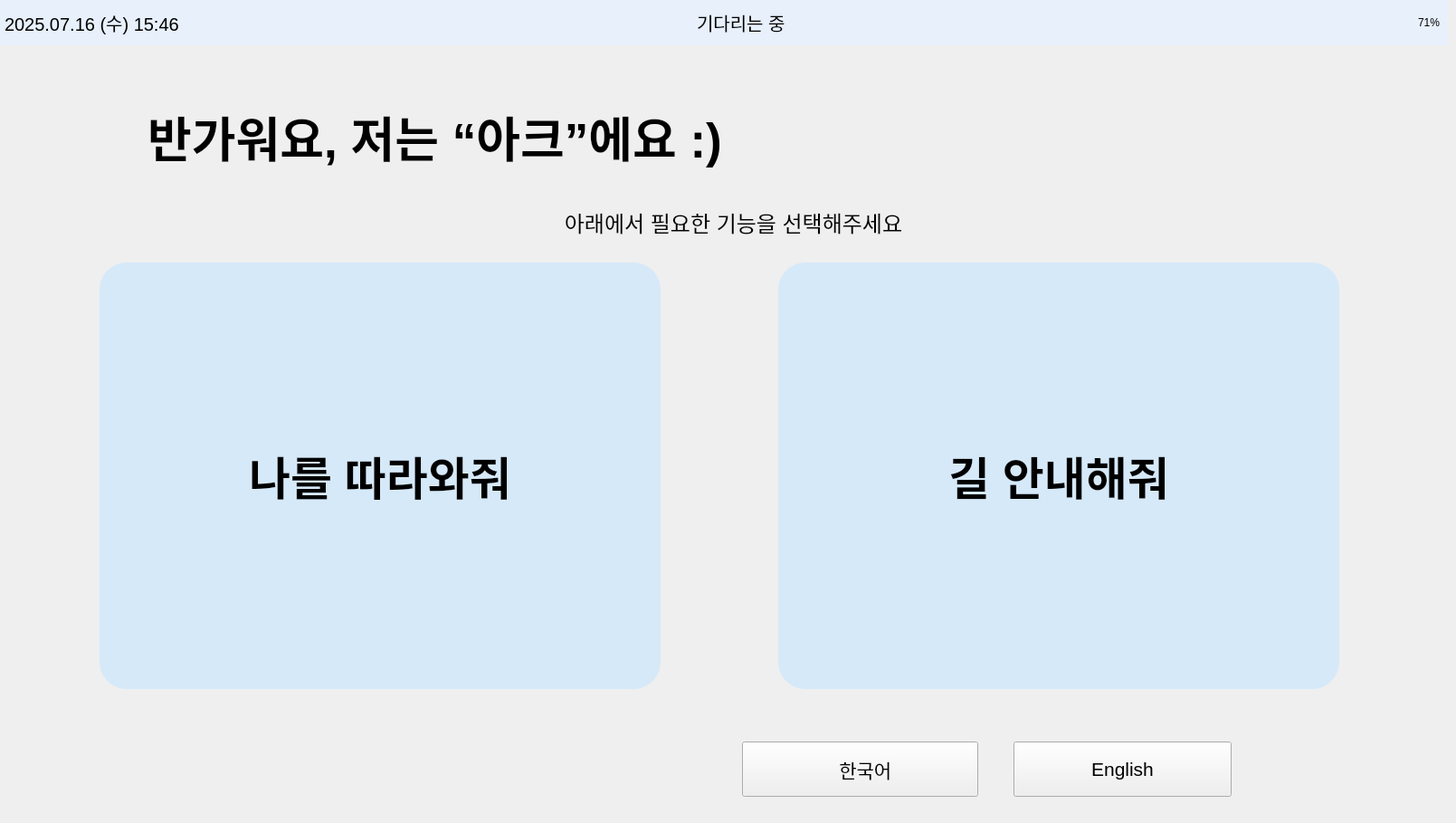
    <widget class="QWidget" name="page_main">
     <widget class="QFrame" name="topbar">
      <property name="geometry">
       <rect>
        <x>0</x>
        <y>0</y>
        <width>1600</width>
        <height>50</height>
       </rect>
      </property>
      <property name="palette">
       <palette>
        <active>
         <colorrole role="Button">
          <brush brushstyle="SolidPattern">
           <color alpha="255">
            <red>231</red>
            <green>240</green>
            <blue>251</blue>
           </color>
          </brush>
         </colorrole>
         <colorrole role="Base">
          <brush brushstyle="SolidPattern">
           <color alpha="255">
            <red>231</red>
            <green>240</green>
            <blue>251</blue>
           </color>
          </brush>
         </colorrole>
         <colorrole role="Window">
          <brush brushstyle="SolidPattern">
           <color alpha="255">
            <red>231</red>
            <green>240</green>
            <blue>251</blue>
           </color>
          </brush>
         </colorrole>
        </active>
        <inactive>
         <colorrole role="Button">
          <brush brushstyle="SolidPattern">
           <color alpha="255">
            <red>231</red>
            <green>240</green>
            <blue>251</blue>
           </color>
          </brush>
         </colorrole>
         <colorrole role="Base">
          <brush brushstyle="SolidPattern">
           <color alpha="255">
            <red>231</red>
            <green>240</green>
            <blue>251</blue>
           </color>
          </brush>
         </colorrole>
         <colorrole role="Window">
          <brush brushstyle="SolidPattern">
           <color alpha="255">
            <red>231</red>
            <green>240</green>
            <blue>251</blue>
           </color>
          </brush>
         </colorrole>
        </inactive>
        <disabled>
         <colorrole role="Button">
          <brush brushstyle="SolidPattern">
           <color alpha="255">
            <red>231</red>
            <green>240</green>
            <blue>251</blue>
           </color>
          </brush>
         </colorrole>
         <colorrole role="Base">
          <brush brushstyle="SolidPattern">
           <color alpha="255">
            <red>231</red>
            <green>240</green>
            <blue>251</blue>
           </color>
          </brush>
         </colorrole>
         <colorrole role="Window">
          <brush brushstyle="SolidPattern">
           <color alpha="255">
            <red>231</red>
            <green>240</green>
            <blue>251</blue>
           </color>
          </brush>
         </colorrole>
        </disabled>
       </palette>
      </property>
      <property name="styleSheet">
       <string>background-color: #e7f0fb;</string>
      </property>
      <widget class="QLabel" name="label_datetime1">
       <property name="geometry">
        <rect>
         <x>5</x>
         <y>0</y>
         <width>331</width>
         <height>50</height>
        </rect>
       </property>
       <property name="font">
        <font>
         <pointsize>15</pointsize>
        </font>
       </property>
       <property name="text">
        <string>2025.07.16 (수) 15:46</string>
       </property>
      </widget>
      <widget class="QLabel" name="label_battery1">
       <property name="geometry">
        <rect>
         <x>1470</x>
         <y>0</y>
         <width>121</width>
         <height>50</height>
        </rect>
       </property>
       <property name="text">
        <string>71%</string>
       </property>
       <property name="alignment">
        <set>Qt::AlignRight|Qt::AlignTrailing|Qt::AlignVCenter</set>
       </property>
      </widget>
      <widget class="QLabel" name="label_status1">
       <property name="geometry">
        <rect>
         <x>770</x>
         <y>0</y>
         <width>141</width>
         <height>50</height>
        </rect>
       </property>
       <property name="font">
        <font>
         <pointsize>15</pointsize>
         <weight>50</weight>
         <bold>false</bold>
        </font>
       </property>
       <property name="text">
        <string>기다리는 중</string>
       </property>
      </widget>
      <widget class="QLabel" name="label_image1">
       <property name="geometry">
        <rect>
         <x>690</x>
         <y>0</y>
         <width>71</width>
         <height>50</height>
        </rect>
       </property>
       <property name="text">
        <string/>
       </property>
       <property name="pixmap">
        <pixmap>icon/기다리는중.png</pixmap>
       </property>
       <property name="scaledContents">
        <bool>true</bool>
       </property>
      </widget>
     </widget>
     <widget class="QLabel" name="label_greeting1">
      <property name="geometry">
       <rect>
        <x>-20</x>
        <y>60</y>
        <width>1001</width>
        <height>181</height>
       </rect>
      </property>
      <property name="font">
       <font>
        <pointsize>40</pointsize>
        <weight>75</weight>
        <bold>true</bold>
       </font>
      </property>
      <property name="text">
       <string>반가워요, 저는 “아크”에요 :)</string>
      </property>
      <property name="alignment">
       <set>Qt::AlignCenter</set>
      </property>
     </widget>
     <widget class="QLabel" name="label_instruction1">
      <property name="geometry">
       <rect>
        <x>470</x>
        <y>220</y>
        <width>681</width>
        <height>51</height>
       </rect>
      </property>
      <property name="font">
       <font>
        <pointsize>18</pointsize>
       </font>
      </property>
      <property name="text">
       <string>아래에서 필요한 기능을 선택해주세요</string>
      </property>
      <property name="alignment">
       <set>Qt::AlignCenter</set>
      </property>
     </widget>
     <widget class="QPushButton" name="btn_follow1">
      <property name="geometry">
       <rect>
        <x>110</x>
        <y>290</y>
        <width>620</width>
        <height>471</height>
       </rect>
      </property>
      <property name="palette">
       <palette>
        <active>
         <colorrole role="WindowText">
          <brush brushstyle="SolidPattern">
           <color alpha="255">
            <red>0</red>
            <green>0</green>
            <blue>0</blue>
           </color>
          </brush>
         </colorrole>
         <colorrole role="Button">
          <brush brushstyle="SolidPattern">
           <color alpha="255">
            <red>214</red>
            <green>233</green>
            <blue>249</blue>
           </color>
          </brush>
         </colorrole>
         <colorrole role="Light">
          <brush brushstyle="SolidPattern">
           <color alpha="255">
            <red>255</red>
            <green>255</green>
            <blue>255</blue>
           </color>
          </brush>
         </colorrole>
         <colorrole role="Midlight">
          <brush brushstyle="SolidPattern">
           <color alpha="255">
            <red>219</red>
            <green>234</green>
            <blue>246</blue>
           </color>
          </brush>
         </colorrole>
         <colorrole role="Dark">
          <brush brushstyle="SolidPattern">
           <color alpha="255">
            <red>91</red>
            <green>107</green>
            <blue>119</blue>
           </color>
          </brush>
         </colorrole>
         <colorrole role="Mid">
          <brush brushstyle="SolidPattern">
           <color alpha="255">
            <red>122</red>
            <green>142</green>
            <blue>159</blue>
           </color>
          </brush>
         </colorrole>
         <colorrole role="Text">
          <brush brushstyle="SolidPattern">
           <color alpha="255">
            <red>0</red>
            <green>0</green>
            <blue>0</blue>
           </color>
          </brush>
         </colorrole>
         <colorrole role="BrightText">
          <brush brushstyle="SolidPattern">
           <color alpha="255">
            <red>255</red>
            <green>255</green>
            <blue>255</blue>
           </color>
          </brush>
         </colorrole>
         <colorrole role="ButtonText">
          <brush brushstyle="SolidPattern">
           <color alpha="255">
            <red>0</red>
            <green>0</green>
            <blue>0</blue>
           </color>
          </brush>
         </colorrole>
         <colorrole role="Base">
          <brush brushstyle="SolidPattern">
           <color alpha="255">
            <red>214</red>
            <green>233</green>
            <blue>249</blue>
           </color>
          </brush>
         </colorrole>
         <colorrole role="Window">
          <brush brushstyle="SolidPattern">
           <color alpha="255">
            <red>214</red>
            <green>233</green>
            <blue>249</blue>
           </color>
          </brush>
         </colorrole>
         <colorrole role="Shadow">
          <brush brushstyle="SolidPattern">
           <color alpha="255">
            <red>0</red>
            <green>0</green>
            <blue>0</blue>
           </color>
          </brush>
         </colorrole>
         <colorrole role="AlternateBase">
          <brush brushstyle="SolidPattern">
           <color alpha="255">
            <red>219</red>
            <green>234</green>
            <blue>246</blue>
           </color>
          </brush>
         </colorrole>
         <colorrole role="ToolTipBase">
          <brush brushstyle="SolidPattern">
           <color alpha="255">
            <red>255</red>
            <green>255</green>
            <blue>220</blue>
           </color>
          </brush>
         </colorrole>
         <colorrole role="ToolTipText">
          <brush brushstyle="SolidPattern">
           <color alpha="255">
            <red>0</red>
            <green>0</green>
            <blue>0</blue>
           </color>
          </brush>
         </colorrole>
         <colorrole role="PlaceholderText">
          <brush brushstyle="SolidPattern">
           <color alpha="128">
            <red>0</red>
            <green>0</green>
            <blue>0</blue>
           </color>
          </brush>
         </colorrole>
        </active>
        <inactive>
         <colorrole role="WindowText">
          <brush brushstyle="SolidPattern">
           <color alpha="255">
            <red>0</red>
            <green>0</green>
            <blue>0</blue>
           </color>
          </brush>
         </colorrole>
         <colorrole role="Button">
          <brush brushstyle="SolidPattern">
           <color alpha="255">
            <red>214</red>
            <green>233</green>
            <blue>249</blue>
           </color>
          </brush>
         </colorrole>
         <colorrole role="Light">
          <brush brushstyle="SolidPattern">
           <color alpha="255">
            <red>255</red>
            <green>255</green>
            <blue>255</blue>
           </color>
          </brush>
         </colorrole>
         <colorrole role="Midlight">
          <brush brushstyle="SolidPattern">
           <color alpha="255">
            <red>219</red>
            <green>234</green>
            <blue>246</blue>
           </color>
          </brush>
         </colorrole>
         <colorrole role="Dark">
          <brush brushstyle="SolidPattern">
           <color alpha="255">
            <red>91</red>
            <green>107</green>
            <blue>119</blue>
           </color>
          </brush>
         </colorrole>
         <colorrole role="Mid">
          <brush brushstyle="SolidPattern">
           <color alpha="255">
            <red>122</red>
            <green>142</green>
            <blue>159</blue>
           </color>
          </brush>
         </colorrole>
         <colorrole role="Text">
          <brush brushstyle="SolidPattern">
           <color alpha="255">
            <red>0</red>
            <green>0</green>
            <blue>0</blue>
           </color>
          </brush>
         </colorrole>
         <colorrole role="BrightText">
          <brush brushstyle="SolidPattern">
           <color alpha="255">
            <red>255</red>
            <green>255</green>
            <blue>255</blue>
           </color>
          </brush>
         </colorrole>
         <colorrole role="ButtonText">
          <brush brushstyle="SolidPattern">
           <color alpha="255">
            <red>0</red>
            <green>0</green>
            <blue>0</blue>
           </color>
          </brush>
         </colorrole>
         <colorrole role="Base">
          <brush brushstyle="SolidPattern">
           <color alpha="255">
            <red>214</red>
            <green>233</green>
            <blue>249</blue>
           </color>
          </brush>
         </colorrole>
         <colorrole role="Window">
          <brush brushstyle="SolidPattern">
           <color alpha="255">
            <red>214</red>
            <green>233</green>
            <blue>249</blue>
           </color>
          </brush>
         </colorrole>
         <colorrole role="Shadow">
          <brush brushstyle="SolidPattern">
           <color alpha="255">
            <red>0</red>
            <green>0</green>
            <blue>0</blue>
           </color>
          </brush>
         </colorrole>
         <colorrole role="AlternateBase">
          <brush brushstyle="SolidPattern">
           <color alpha="255">
            <red>219</red>
            <green>234</green>
            <blue>246</blue>
           </color>
          </brush>
         </colorrole>
         <colorrole role="ToolTipBase">
          <brush brushstyle="SolidPattern">
           <color alpha="255">
            <red>255</red>
            <green>255</green>
            <blue>220</blue>
           </color>
          </brush>
         </colorrole>
         <colorrole role="ToolTipText">
          <brush brushstyle="SolidPattern">
           <color alpha="255">
            <red>0</red>
            <green>0</green>
            <blue>0</blue>
           </color>
          </brush>
         </colorrole>
         <colorrole role="PlaceholderText">
          <brush brushstyle="SolidPattern">
           <color alpha="128">
            <red>0</red>
            <green>0</green>
            <blue>0</blue>
           </color>
          </brush>
         </colorrole>
        </inactive>
        <disabled>
         <colorrole role="WindowText">
          <brush brushstyle="SolidPattern">
           <color alpha="255">
            <red>91</red>
            <green>107</green>
            <blue>119</blue>
           </color>
          </brush>
         </colorrole>
         <colorrole role="Button">
          <brush brushstyle="SolidPattern">
           <color alpha="255">
            <red>214</red>
            <green>233</green>
            <blue>249</blue>
           </color>
          </brush>
         </colorrole>
         <colorrole role="Light">
          <brush brushstyle="SolidPattern">
           <color alpha="255">
            <red>255</red>
            <green>255</green>
            <blue>255</blue>
           </color>
          </brush>
         </colorrole>
         <colorrole role="Midlight">
          <brush brushstyle="SolidPattern">
           <color alpha="255">
            <red>219</red>
            <green>234</green>
            <blue>246</blue>
           </color>
          </brush>
         </colorrole>
         <colorrole role="Dark">
          <brush brushstyle="SolidPattern">
           <color alpha="255">
            <red>91</red>
            <green>107</green>
            <blue>119</blue>
           </color>
          </brush>
         </colorrole>
         <colorrole role="Mid">
          <brush brushstyle="SolidPattern">
           <color alpha="255">
            <red>122</red>
            <green>142</green>
            <blue>159</blue>
           </color>
          </brush>
         </colorrole>
         <colorrole role="Text">
          <brush brushstyle="SolidPattern">
           <color alpha="255">
            <red>91</red>
            <green>107</green>
            <blue>119</blue>
           </color>
          </brush>
         </colorrole>
         <colorrole role="BrightText">
          <brush brushstyle="SolidPattern">
           <color alpha="255">
            <red>255</red>
            <green>255</green>
            <blue>255</blue>
           </color>
          </brush>
         </colorrole>
         <colorrole role="ButtonText">
          <brush brushstyle="SolidPattern">
           <color alpha="255">
            <red>91</red>
            <green>107</green>
            <blue>119</blue>
           </color>
          </brush>
         </colorrole>
         <colorrole role="Base">
          <brush brushstyle="SolidPattern">
           <color alpha="255">
            <red>214</red>
            <green>233</green>
            <blue>249</blue>
           </color>
          </brush>
         </colorrole>
         <colorrole role="Window">
          <brush brushstyle="SolidPattern">
           <color alpha="255">
            <red>214</red>
            <green>233</green>
            <blue>249</blue>
           </color>
          </brush>
         </colorrole>
         <colorrole role="Shadow">
          <brush brushstyle="SolidPattern">
           <color alpha="255">
            <red>0</red>
            <green>0</green>
            <blue>0</blue>
           </color>
          </brush>
         </colorrole>
         <colorrole role="AlternateBase">
          <brush brushstyle="SolidPattern">
           <color alpha="255">
            <red>183</red>
            <green>213</green>
            <blue>238</blue>
           </color>
          </brush>
         </colorrole>
         <colorrole role="ToolTipBase">
          <brush brushstyle="SolidPattern">
           <color alpha="255">
            <red>255</red>
            <green>255</green>
            <blue>220</blue>
           </color>
          </brush>
         </colorrole>
         <colorrole role="ToolTipText">
          <brush brushstyle="SolidPattern">
           <color alpha="255">
            <red>0</red>
            <green>0</green>
            <blue>0</blue>
           </color>
          </brush>
         </colorrole>
         <colorrole role="PlaceholderText">
          <brush brushstyle="SolidPattern">
           <color alpha="128">
            <red>0</red>
            <green>0</green>
            <blue>0</blue>
           </color>
          </brush>
         </colorrole>
        </disabled>
       </palette>
      </property>
      <property name="font">
       <font>
        <pointsize>-1</pointsize>
        <weight>75</weight>
        <italic>false</italic>
        <bold>true</bold>
        <underline>false</underline>
        <strikeout>false</strikeout>
       </font>
      </property>
      <property name="styleSheet">
       <string notr="true">QPushButton {
    border: none;
    border-radius: 30px; /* 꼭지점 둥글기 */
    background-color: #d6e9f9; /* 버튼 배경색 */
    padding: 20px;
    font-size: 50px;
}
QPushButton:hover {
    background-color: #a8d0f0; /* 마우스 오버 색상 */
}
</string>
      </property>
      <property name="text">
       <string>나를 따라와줘</string>
      </property>
      <property name="icon">
       <iconset>
        <normaloff>icon/나를따라와줘.png</normaloff>icon/나를따라와줘.png</iconset>
      </property>
      <property name="iconSize">
       <size>
        <width>300</width>
        <height>300</height>
       </size>
      </property>
     </widget>
     <widget class="QPushButton" name="btn_guide1">
      <property name="geometry">
       <rect>
        <x>860</x>
        <y>290</y>
        <width>620</width>
        <height>471</height>
       </rect>
      </property>
      <property name="palette">
       <palette>
        <active>
         <colorrole role="WindowText">
          <brush brushstyle="SolidPattern">
           <color alpha="255">
            <red>0</red>
            <green>0</green>
            <blue>0</blue>
           </color>
          </brush>
         </colorrole>
         <colorrole role="Button">
          <brush brushstyle="SolidPattern">
           <color alpha="255">
            <red>214</red>
            <green>233</green>
            <blue>249</blue>
           </color>
          </brush>
         </colorrole>
         <colorrole role="Light">
          <brush brushstyle="SolidPattern">
           <color alpha="255">
            <red>255</red>
            <green>255</green>
            <blue>255</blue>
           </color>
          </brush>
         </colorrole>
         <colorrole role="Midlight">
          <brush brushstyle="SolidPattern">
           <color alpha="255">
            <red>219</red>
            <green>234</green>
            <blue>246</blue>
           </color>
          </brush>
         </colorrole>
         <colorrole role="Dark">
          <brush brushstyle="SolidPattern">
           <color alpha="255">
            <red>91</red>
            <green>107</green>
            <blue>119</blue>
           </color>
          </brush>
         </colorrole>
         <colorrole role="Mid">
          <brush brushstyle="SolidPattern">
           <color alpha="255">
            <red>122</red>
            <green>142</green>
            <blue>159</blue>
           </color>
          </brush>
         </colorrole>
         <colorrole role="Text">
          <brush brushstyle="SolidPattern">
           <color alpha="255">
            <red>0</red>
            <green>0</green>
            <blue>0</blue>
           </color>
          </brush>
         </colorrole>
         <colorrole role="BrightText">
          <brush brushstyle="SolidPattern">
           <color alpha="255">
            <red>255</red>
            <green>255</green>
            <blue>255</blue>
           </color>
          </brush>
         </colorrole>
         <colorrole role="ButtonText">
          <brush brushstyle="SolidPattern">
           <color alpha="255">
            <red>0</red>
            <green>0</green>
            <blue>0</blue>
           </color>
          </brush>
         </colorrole>
         <colorrole role="Base">
          <brush brushstyle="SolidPattern">
           <color alpha="255">
            <red>214</red>
            <green>233</green>
            <blue>249</blue>
           </color>
          </brush>
         </colorrole>
         <colorrole role="Window">
          <brush brushstyle="SolidPattern">
           <color alpha="255">
            <red>214</red>
            <green>233</green>
            <blue>249</blue>
           </color>
          </brush>
         </colorrole>
         <colorrole role="Shadow">
          <brush brushstyle="SolidPattern">
           <color alpha="255">
            <red>0</red>
            <green>0</green>
            <blue>0</blue>
           </color>
          </brush>
         </colorrole>
         <colorrole role="AlternateBase">
          <brush brushstyle="SolidPattern">
           <color alpha="255">
            <red>219</red>
            <green>234</green>
            <blue>246</blue>
           </color>
          </brush>
         </colorrole>
         <colorrole role="ToolTipBase">
          <brush brushstyle="SolidPattern">
           <color alpha="255">
            <red>255</red>
            <green>255</green>
            <blue>220</blue>
           </color>
          </brush>
         </colorrole>
         <colorrole role="ToolTipText">
          <brush brushstyle="SolidPattern">
           <color alpha="255">
            <red>0</red>
            <green>0</green>
            <blue>0</blue>
           </color>
          </brush>
         </colorrole>
         <colorrole role="PlaceholderText">
          <brush brushstyle="SolidPattern">
           <color alpha="128">
            <red>0</red>
            <green>0</green>
            <blue>0</blue>
           </color>
          </brush>
         </colorrole>
        </active>
        <inactive>
         <colorrole role="WindowText">
          <brush brushstyle="SolidPattern">
           <color alpha="255">
            <red>0</red>
            <green>0</green>
            <blue>0</blue>
           </color>
          </brush>
         </colorrole>
         <colorrole role="Button">
          <brush brushstyle="SolidPattern">
           <color alpha="255">
            <red>214</red>
            <green>233</green>
            <blue>249</blue>
           </color>
          </brush>
         </colorrole>
         <colorrole role="Light">
          <brush brushstyle="SolidPattern">
           <color alpha="255">
            <red>255</red>
            <green>255</green>
            <blue>255</blue>
           </color>
          </brush>
         </colorrole>
         <colorrole role="Midlight">
          <brush brushstyle="SolidPattern">
           <color alpha="255">
            <red>219</red>
            <green>234</green>
            <blue>246</blue>
           </color>
          </brush>
         </colorrole>
         <colorrole role="Dark">
          <brush brushstyle="SolidPattern">
           <color alpha="255">
            <red>91</red>
            <green>107</green>
            <blue>119</blue>
           </color>
          </brush>
         </colorrole>
         <colorrole role="Mid">
          <brush brushstyle="SolidPattern">
           <color alpha="255">
            <red>122</red>
            <green>142</green>
            <blue>159</blue>
           </color>
          </brush>
         </colorrole>
         <colorrole role="Text">
          <brush brushstyle="SolidPattern">
           <color alpha="255">
            <red>0</red>
            <green>0</green>
            <blue>0</blue>
           </color>
          </brush>
         </colorrole>
         <colorrole role="BrightText">
          <brush brushstyle="SolidPattern">
           <color alpha="255">
            <red>255</red>
            <green>255</green>
            <blue>255</blue>
           </color>
          </brush>
         </colorrole>
         <colorrole role="ButtonText">
          <brush brushstyle="SolidPattern">
           <color alpha="255">
            <red>0</red>
            <green>0</green>
            <blue>0</blue>
           </color>
          </brush>
         </colorrole>
         <colorrole role="Base">
          <brush brushstyle="SolidPattern">
           <color alpha="255">
            <red>214</red>
            <green>233</green>
            <blue>249</blue>
           </color>
          </brush>
         </colorrole>
         <colorrole role="Window">
          <brush brushstyle="SolidPattern">
           <color alpha="255">
            <red>214</red>
            <green>233</green>
            <blue>249</blue>
           </color>
          </brush>
         </colorrole>
         <colorrole role="Shadow">
          <brush brushstyle="SolidPattern">
           <color alpha="255">
            <red>0</red>
            <green>0</green>
            <blue>0</blue>
           </color>
          </brush>
         </colorrole>
         <colorrole role="AlternateBase">
          <brush brushstyle="SolidPattern">
           <color alpha="255">
            <red>219</red>
            <green>234</green>
            <blue>246</blue>
           </color>
          </brush>
         </colorrole>
         <colorrole role="ToolTipBase">
          <brush brushstyle="SolidPattern">
           <color alpha="255">
            <red>255</red>
            <green>255</green>
            <blue>220</blue>
           </color>
          </brush>
         </colorrole>
         <colorrole role="ToolTipText">
          <brush brushstyle="SolidPattern">
           <color alpha="255">
            <red>0</red>
            <green>0</green>
            <blue>0</blue>
           </color>
          </brush>
         </colorrole>
         <colorrole role="PlaceholderText">
          <brush brushstyle="SolidPattern">
           <color alpha="128">
            <red>0</red>
            <green>0</green>
            <blue>0</blue>
           </color>
          </brush>
         </colorrole>
        </inactive>
        <disabled>
         <colorrole role="WindowText">
          <brush brushstyle="SolidPattern">
           <color alpha="255">
            <red>91</red>
            <green>107</green>
            <blue>119</blue>
           </color>
          </brush>
         </colorrole>
         <colorrole role="Button">
          <brush brushstyle="SolidPattern">
           <color alpha="255">
            <red>214</red>
            <green>233</green>
            <blue>249</blue>
           </color>
          </brush>
         </colorrole>
         <colorrole role="Light">
          <brush brushstyle="SolidPattern">
           <color alpha="255">
            <red>255</red>
            <green>255</green>
            <blue>255</blue>
           </color>
          </brush>
         </colorrole>
         <colorrole role="Midlight">
          <brush brushstyle="SolidPattern">
           <color alpha="255">
            <red>219</red>
            <green>234</green>
            <blue>246</blue>
           </color>
          </brush>
         </colorrole>
         <colorrole role="Dark">
          <brush brushstyle="SolidPattern">
           <color alpha="255">
            <red>91</red>
            <green>107</green>
            <blue>119</blue>
           </color>
          </brush>
         </colorrole>
         <colorrole role="Mid">
          <brush brushstyle="SolidPattern">
           <color alpha="255">
            <red>122</red>
            <green>142</green>
            <blue>159</blue>
           </color>
          </brush>
         </colorrole>
         <colorrole role="Text">
          <brush brushstyle="SolidPattern">
           <color alpha="255">
            <red>91</red>
            <green>107</green>
            <blue>119</blue>
           </color>
          </brush>
         </colorrole>
         <colorrole role="BrightText">
          <brush brushstyle="SolidPattern">
           <color alpha="255">
            <red>255</red>
            <green>255</green>
            <blue>255</blue>
           </color>
          </brush>
         </colorrole>
         <colorrole role="ButtonText">
          <brush brushstyle="SolidPattern">
           <color alpha="255">
            <red>91</red>
            <green>107</green>
            <blue>119</blue>
           </color>
          </brush>
         </colorrole>
         <colorrole role="Base">
          <brush brushstyle="SolidPattern">
           <color alpha="255">
            <red>214</red>
            <green>233</green>
            <blue>249</blue>
           </color>
          </brush>
         </colorrole>
         <colorrole role="Window">
          <brush brushstyle="SolidPattern">
           <color alpha="255">
            <red>214</red>
            <green>233</green>
            <blue>249</blue>
           </color>
          </brush>
         </colorrole>
         <colorrole role="Shadow">
          <brush brushstyle="SolidPattern">
           <color alpha="255">
            <red>0</red>
            <green>0</green>
            <blue>0</blue>
           </color>
          </brush>
         </colorrole>
         <colorrole role="AlternateBase">
          <brush brushstyle="SolidPattern">
           <color alpha="255">
            <red>183</red>
            <green>213</green>
            <blue>238</blue>
           </color>
          </brush>
         </colorrole>
         <colorrole role="ToolTipBase">
          <brush brushstyle="SolidPattern">
           <color alpha="255">
            <red>255</red>
            <green>255</green>
            <blue>220</blue>
           </color>
          </brush>
         </colorrole>
         <colorrole role="ToolTipText">
          <brush brushstyle="SolidPattern">
           <color alpha="255">
            <red>0</red>
            <green>0</green>
            <blue>0</blue>
           </color>
          </brush>
         </colorrole>
         <colorrole role="PlaceholderText">
          <brush brushstyle="SolidPattern">
           <color alpha="128">
            <red>0</red>
            <green>0</green>
            <blue>0</blue>
           </color>
          </brush>
         </colorrole>
        </disabled>
       </palette>
      </property>
      <property name="font">
       <font>
        <pointsize>-1</pointsize>
        <weight>75</weight>
        <bold>true</bold>
       </font>
      </property>
      <property name="styleSheet">
       <string notr="true">QPushButton {
    border: none;
    border-radius: 30px; /* 꼭지점 둥글기 */
    background-color: #d6e9f9; /* 버튼 배경색 */
    padding: 20px;
    font-size: 50px;
}
QPushButton:hover {
    background-color: #a8d0f0; /* 마우스 오버 색상 */
}
</string>
      </property>
      <property name="text">
       <string>길 안내해줘</string>
      </property>
      <property name="icon">
       <iconset>
        <normaloff>icon/길 안내중.png</normaloff>icon/길 안내중.png</iconset>
      </property>
      <property name="iconSize">
       <size>
        <width>300</width>
        <height>300</height>
       </size>
      </property>
     </widget>
     <widget class="QPushButton" name="btn_kor1">
      <property name="geometry">
       <rect>
        <x>820</x>
        <y>819</y>
        <width>261</width>
        <height>61</height>
       </rect>
      </property>
      <property name="font">
       <font>
        <pointsize>16</pointsize>
       </font>
      </property>
      <property name="text">
       <string>  한국어</string>
      </property>
      <property name="icon">
       <iconset>
        <normaloff>icon/한국어.png</normaloff>icon/한국어.png</iconset>
      </property>
      <property name="iconSize">
       <size>
        <width>70</width>
        <height>70</height>
       </size>
      </property>
     </widget>
     <widget class="QPushButton" name="btn_eng1">
      <property name="geometry">
       <rect>
        <x>1120</x>
        <y>819</y>
        <width>241</width>
        <height>61</height>
       </rect>
      </property>
      <property name="font">
       <font>
        <pointsize>16</pointsize>
       </font>
      </property>
      <property name="text">
       <string>English</string>
      </property>
      <property name="icon">
       <iconset>
        <normaloff>icon/영어.png</normaloff>icon/영어.png</iconset>
      </property>
      <property name="iconSize">
       <size>
        <width>70</width>
        <height>70</height>
       </size>
      </property>
     </widget>
     <widget class="QLabel" name="label_background1">
      <property name="geometry">
       <rect>
        <x>0</x>
        <y>50</y>
        <width>1600</width>
        <height>850</height>
       </rect>
      </property>
      <property name="text">
       <string/>
      </property>
      <property name="pixmap">
       <pixmap>icon/hero-mkif-incheon-international-airport-expressway.jpeg</pixmap>
      </property>
      <property name="scaledContents">
       <bool>true</bool>
      </property>
     </widget>
     <zorder>label_background1</zorder>
     <zorder>topbar</zorder>
     <zorder>label_greeting1</zorder>
     <zorder>label_instruction1</zorder>
     <zorder>btn_follow1</zorder>
     <zorder>btn_guide1</zorder>
     <zorder>btn_kor1</zorder>
     <zorder>btn_eng1</zorder>
    </widget>
